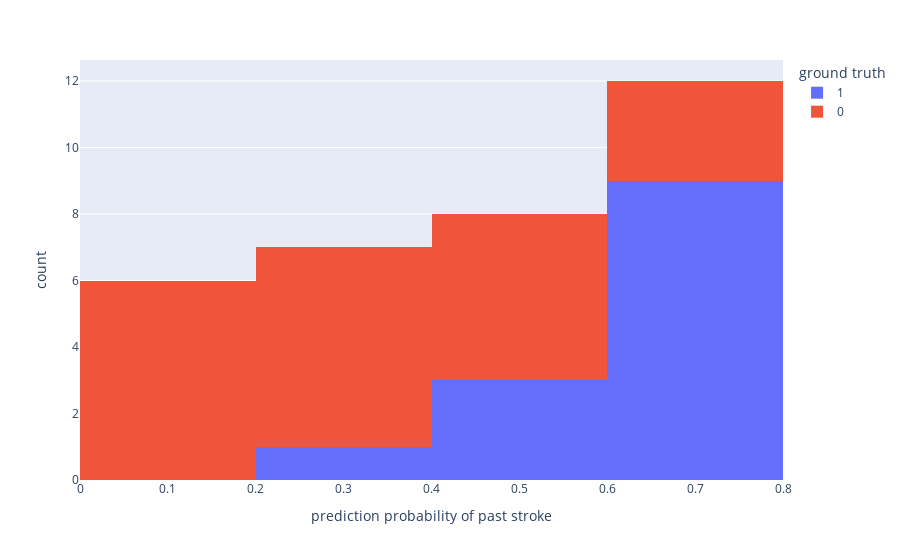

The cell this chart's notebook holds for it:
### Markdown cell above
Let's see the probability distribution to see how wrong the model was for test set

### Code cell
y_test_pred_proba = grid_search.best_estimator_.predict_proba(X_test)
predictions = pd.DataFrame({"class": y_test_pred_rf,"rf_probability":y_test_pred_proba[:,1]})
px.histogram(predictions["rf_probability"], color=y_test, labels={"value":"prediction probability of past stroke", "color":"ground truth"})

### Figure 1 — Plotly figure (JSON) as saved in the notebook; plotly's stock layout.template omitted (floating-point values rounded to 4 significant figures)
{"data": [{"alignmentgroup": "True", "bingroup": "x", "hovertemplate": "ground truth=1<br>prediction probability of past stroke=%{x}<br>count=%{y}<extra></extra>", "legendgroup": "1", "marker": {"color": "#636efa", "pattern": {"shape": ""}}, "name": "1", "offsetgroup": "1", "orientation": "v", "showlegend": true, "type": "histogram", "x": [0.6, 0.6, 0.76, 0.5, 0.78, 0.78, 0.66, 0.44, 0.68, 0.24, 0.62, 0.78, 0.4], "xaxis": "x", "yaxis": "y"}, {"alignmentgroup": "True", "bingroup": "x", "hovertemplate": "ground truth=0<br>prediction probability of past stroke=%{x}<br>count=%{y}<extra></extra>", "legendgroup": "0", "marker": {"color": "#EF553B", "pattern": {"shape": ""}}, "name": "0", "offsetgroup": "0", "orientation": "v", "showlegend": true, "type": "histogram", "x": [0.14, 0.14, 0.3, 0.52, 0.1, 0.12, 0.26, 0.44, 0.6, 0.04, 0.4, 0.64, 0.4, 0.22, 0.62, 0.34, 0.48, 0.3, 0.12, 0.2], "xaxis": "x", "yaxis": "y"}], "layout": {"barmode": "relative", "legend": {"title": {"text": "ground truth"}, "tracegroupgap": 0}, "margin": {"t": 60}, "xaxis": {"anchor": "y", "domain": [0, 1], "title": {"text": "prediction probability of past stroke"}}, "yaxis": {"anchor": "x", "domain": [0, 1], "title": {"text": "count"}}}}
